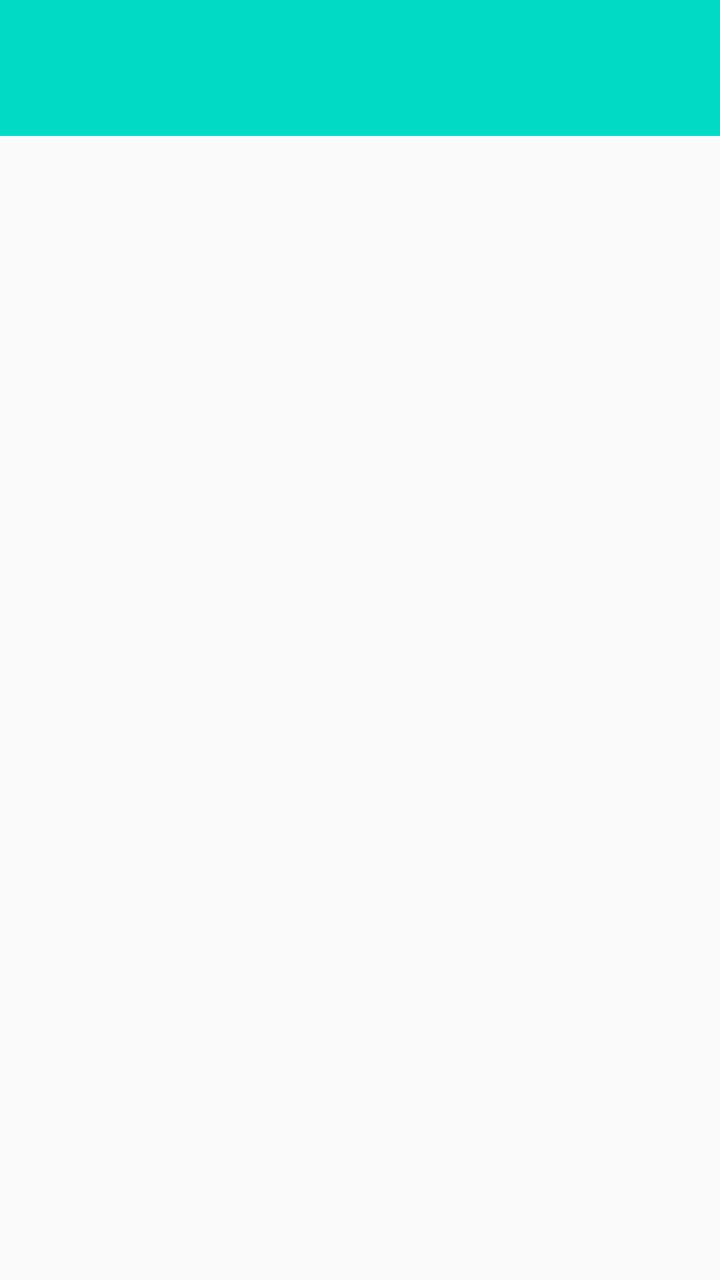
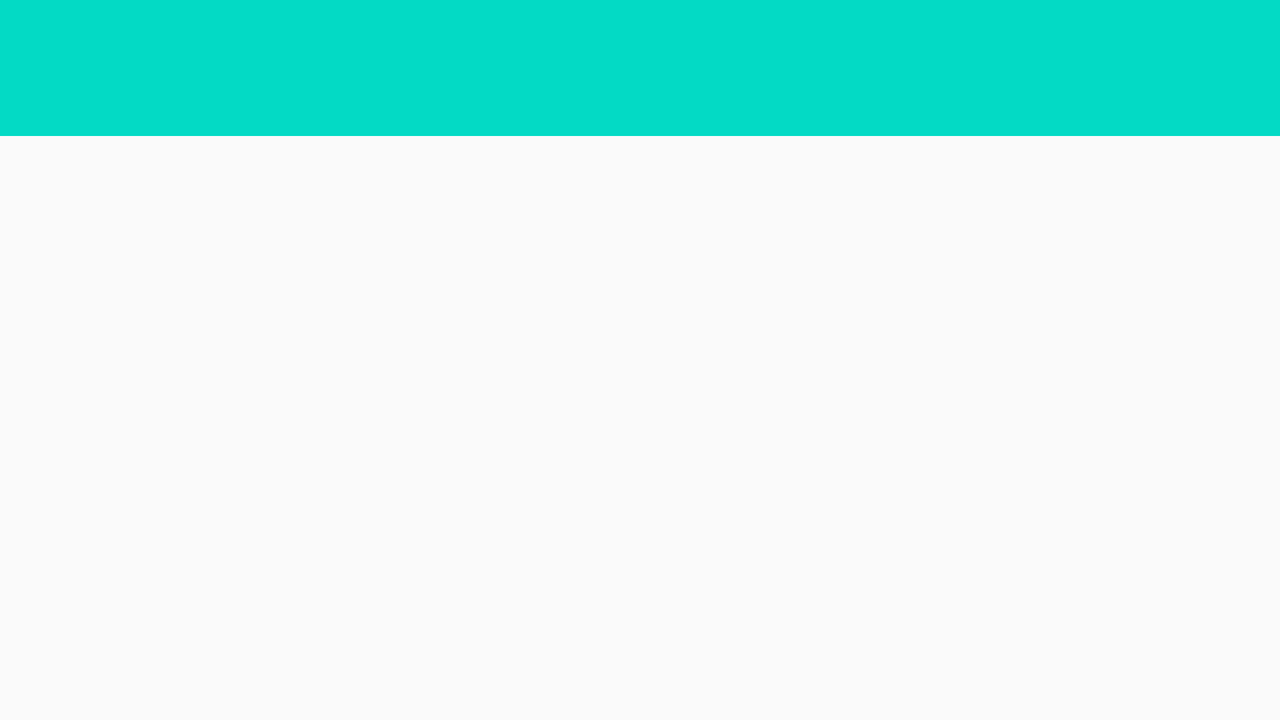

An Android layout and its configuration variant, each rendered on a device that would load it. The default file and the variant file are quoted in full after the pictures.
<!-- AndroidManifest.xml: application theme Theme.AppCompat.Light.NoActionBar -->
<!-- res/layout/newmainactivity.xml -->
<?xml version="1.0" encoding="utf-8"?>
<LinearLayout xmlns:android="http://schemas.android.com/apk/res/android"
    xmlns:app="http://schemas.android.com/apk/res-auto"
    android:orientation="vertical"
    android:layout_width="match_parent"
    android:layout_height="match_parent"
    android:id="@+id/activity_potrait">

    <include
        android:id="@+id/mytb"
        layout="@layout/mytoolbar"
        android:layout_width="410dp"
        android:layout_height="68dp"
        app:layout_constraintEnd_toEndOf="parent"
        app:layout_constraintStart_toStartOf="parent"
        app:layout_constraintTop_toTopOf="parent">

    </include>

    <FrameLayout
        android:id="@+id/name_fragment_container"
        android:layout_width="match_parent"
        android:layout_height="654dp">

    </FrameLayout>

</LinearLayout>
<!-- res/layout/mytoolbar.xml (included above) -->
<?xml version="1.0" encoding="utf-8"?>
<androidx.appcompat.widget.Toolbar xmlns:android="http://schemas.android.com/apk/res/android"
    android:layout_width="wrap_content"
    android:layout_height="wrap_content"
    xmlns:app="http://schemas.android.com/apk/res-auto"
    app:theme="@style/CustomActionBar"
    app:popupTheme="@style/ActionBarPopup">
</androidx.appcompat.widget.Toolbar>
<!-- resources referenced by this layout -->
<resources>
  <style name="ActionBarPopup">
          <item name="android:background">#ffffff</item>
      </style>
  <style name="CustomActionBar">
          <item name="android:background">@color/colorAccent</item>
      </style>
</resources>
<!-- res/layout-land/newmainactivity.xml (the author's variant of the layout above) -->
<!-- drawn on the phone turned sideways -->
<?xml version="1.0" encoding="utf-8"?>
<LinearLayout xmlns:android="http://schemas.android.com/apk/res/android"
    xmlns:app="http://schemas.android.com/apk/res-auto"
    android:orientation="vertical"
    android:layout_width="match_parent"
    android:layout_height="match_parent"
    android:id="@+id/activity_land">

    <LinearLayout
        android:layout_width="match_parent"
        android:layout_height="69dp"
        android:orientation="horizontal">

        <include
            android:id="@+id/mytb"
            layout="@layout/mytoolbar"
            android:layout_width="match_parent"
            android:layout_height="68dp"
            app:layout_constraintEnd_toEndOf="parent"
            app:layout_constraintStart_toStartOf="parent"
            app:layout_constraintTop_toTopOf="parent">

        </include>


    </LinearLayout>
    <LinearLayout
        android:layout_width="match_parent"
        android:layout_height="match_parent"
        android:orientation="horizontal">
        <FrameLayout
            android:id="@+id/name_fragment_container"
            android:layout_width="match_parent"
            android:layout_height="match_parent">

        </FrameLayout>
        <FrameLayout
            android:id="@+id/phone_fragment_container"
            android:layout_width="0dp"
            android:layout_height="match_parent" />
    </LinearLayout>

</LinearLayout>
